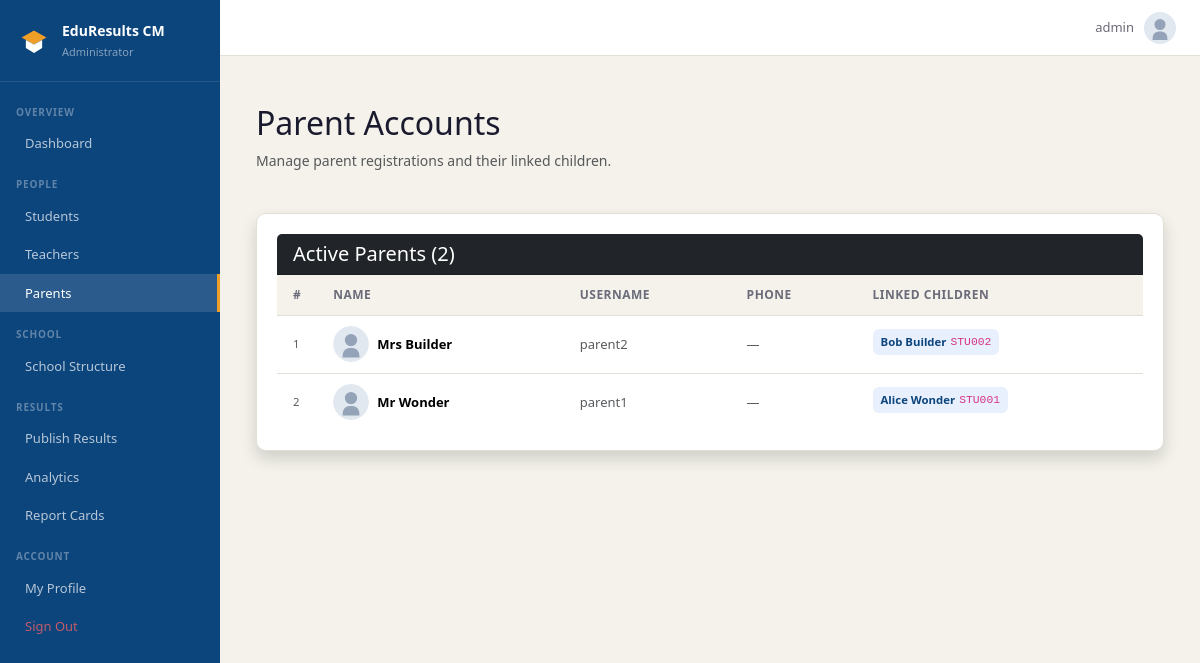
/accounts/manage/parents/ (signed in), run on the app's committed database.
### accounts/models.py (models this page shows, shortened)
class User(AbstractUser):
    ROLE_CHOICES = [
        ('admin',   'Administrator'),
        ('teacher', 'Teacher'),
        ('student', 'Student'),
        ('parent',  'Parent'),
    ]
    role = models.CharField(max_length=10, choices=ROLE_CHOICES, default='student')
    def is_admin(self):   return self.role == 'admin'

class Parent(models.Model):
    user         = models.OneToOneField(User, on_delete=models.CASCADE,
                                        related_name='parent_profile')
    phone_number = models.CharField(max_length=20, blank=True)
    students     = models.ManyToManyField(Student, related_name='parents', blank=True)

class Student(models.Model):
    user       = models.OneToOneField(User, on_delete=models.CASCADE,
                                      related_name='student_profile')
    matricule  = models.CharField(max_length=20, unique=True)
    date_of_birth = models.DateField(null=True, blank=True)
    photo      = models.ImageField(upload_to=student_photo_upload_to, null=True, blank=True)

### accounts/views.py (the view)
# urls.py: path('manage/parents/',  views.manage_parents,  name='manage_parents'),
@login_required
@role_required('admin')
def manage_parents(request):
    pending = User.objects.filter(role='parent', is_active=False).prefetch_related(
        'parent_profile__students__user'
    ).order_by('date_joined')
    active = User.objects.filter(role='parent', is_active=True).prefetch_related(
        'parent_profile__students__user'
    ).order_by('last_name', 'first_name')
    return render(request, 'accounts/manage/parents.html', {
        'pending_parents': pending,
        'active_parents': active,
    })

### templates/accounts/manage/parents.html (shortened to what this page needs)
{% extends 'base.html' %}
{% load static %}
{% block nav_parents %}active{% endblock %}
{% block content %}
<div class="container mt-4">
    <div class="row mb-4 align-items-center">
        <div class="col">
            <h2>Parent Accounts</h2>
            <p class="text-muted">Manage parent registrations and their linked children.</p>
        </div>
    </div>
    <div class="card shadow">
        <div class="card-header bg-dark text-white d-flex justify-content-between align-items-center">
            <h5 class="mb-0"> Active Parents ({{ active_parents|length }})</h5>
        </div>
        <div class="card-body p-0">
            <div class="table-responsive">
                <table class="table table-hover mb-0 align-middle">
                    <thead class="table-light">
                        <tr>
                            <th style="width:40px;">#</th>
                            <th>Name</th>
                            <th>Username</th>
                            <th>Phone</th>
                            <th>Linked Children</th>
                        </tr>
                    </thead>
                    <tbody>
                        {% for parent_user in active_parents %}
                        <tr>
                            <td class="text-muted small">{{ forloop.counter }}</td>
                            <td>
                                <div class="d-flex align-items-center gap-2">
                                    <img src="{% static 'img/default-avatar.svg' %}" alt="Avatar" class="rounded-circle flex-shrink-0" style="width:36px;height:36px;object-fit:cover;">
                                    <span class="fw-bold">{{ parent_user.get_full_name|default:parent_user.username }}</span>
                                </div>
                            </td>
                            <td class="text-muted">{{ parent_user.username }}</td>
                            <td class="text-muted">{{ parent_user.parent_profile.phone_number|default:"—" }}</td>
                            <td>
                                {% for child in parent_user.parent_profile.students.all %}
                                    <div class="d-inline-flex align-items-center gap-1 me-2 mb-1 rounded px-2 py-1" style="background:#e8f0fe;">
                                        <span class="fw-semibold small" style="color:#0C447C;">{{ child.user.get_full_name }}</span>
                                        <code class="small">{{ child.matricule }}</code>
                                    </div>
                                {% empty %}
                                    <span class="text-muted small">No children linked</span>
                                {% endfor %}
                            </td>
                        </tr>
                        {% empty %}
                        <tr>
                            <td colspan="5" class="text-center py-5 text-muted">No active parent accounts yet.</td>
                        </tr>
                        {% endfor %}
                    </tbody>
                </table>
            </div>
        </div>
    </div>
</div>
{% endblock %}

### templates/base.html (shortened to what this page needs)
{% load static %}
<!DOCTYPE html>
<html lang="en">
<head>
  <link href="https://cdn.jsdelivr.net/npm/bootstrap@5.3.3/dist/css/bootstrap.min.css" rel="stylesheet">
  <link href="https://cdn.jsdelivr.net/npm/@tabler/icons-webfont@latest/dist/tabler-icons.min.css" rel="stylesheet">
  <link href="{% static 'css/main.css' %}" rel="stylesheet">
</head>
<body>
{% if user.is_authenticated %}
<div class="app-layout">
  <aside class="sidebar" id="sidebar">
    <a href="{% url 'accounts:dashboard' %}" class="sidebar-logo" style="text-decoration: none;">
      <div class="sidebar-logo-icon" style="background: transparent;">
        <img src="{% static 'img/favicon.svg' %}" alt="Logo" style="width: 36px; height: 36px;">
      </div>
      <div>
        <div class="sidebar-app-name text-white">EduResults CM</div>
        <div class="sidebar-role">
          {% if user.is_admin %}Administrator
          {% elif user.is_teacher %}Teacher Portal
          {% elif user.is_student %}Student Portal
          {% elif user.is_parent %}Parent Portal
          {% endif %}
        </div>
      </div>
    </a>
    <nav class="sidebar-nav">
      {% if user.is_admin %}
      <div class="nav-section">Overview</div>
      <a href="{% url 'accounts:dashboard' %}" class="nav-item {% block nav_dashboard %}{% endblock %}">
         Dashboard
      </a>
      <div class="nav-section">People</div>
      <a href="{% url 'accounts:manage_students' %}" class="nav-item {% block nav_students %}{% endblock %}">
         Students
      </a>
      <a href="{% url 'accounts:manage_teachers' %}" class="nav-item {% block nav_teachers %}{% endblock %}">
         Teachers
      </a>
      <a href="{% url 'accounts:manage_parents' %}" class="nav-item {% block nav_parents %}{% endblock %}">
         Parents
      </a>
      <div class="nav-section">School</div>
      <a href="{% url 'school:structure' %}" class="nav-item {% block nav_structure %}{% endblock %}">
         School Structure
      </a>
      <div class="nav-section">Results</div>
      <a href="{% url 'school:publish_sequence' %}" class="nav-item {% block nav_marks %}{% endblock %}">
         Publish Results
      </a>
      <a href="{% url 'reports:analytics' %}" class="nav-item {% block nav_analytics %}{% endblock %}">
         Analytics
      </a>
      <a href="{% url 'reports:admin_hub' %}" class="nav-item {% block nav_reports %}{% endblock %}">
         Report Cards
      </a>
      {% endif %}
      <div class="nav-section">Account</div>
      <a href="{% url 'accounts:password_change' %}" class="nav-item {% block nav_profile %}{% endblock %}">
         My Profile
      </a>
      <a href="{% url 'accounts:logout' %}" class="nav-item nav-item-danger">
         Sign Out
      </a>
    </nav>
  </aside>
  <div class="main-wrapper">
    <header class="topbar">
      <a href="{% url 'accounts:password_change' %}" class="topbar-user text-decoration-none text-dark">
        <span class="topbar-name">{{ user.get_full_name|default:user.username }}</span>
        <img class="topbar-avatar" src="{% static 'img/default-avatar.svg' %}" alt="Avatar">
      </a>
    </header>
    <main class="main-content">
      {% block content %}{% endblock %}
    </main>
  </div>
</div>
{% else %}
  {% block auth_content %}{% endblock %}
{% endif %}
</body>
</html>

### static/css/main.css (style rules this page uses)
:root { --navy: #0C447C; --navy-mid: #378ADD; --navy-light: #E6F1FB; --amber: #BA7517; --amber-mid: #EF9F27; --amber-light:#FAEEDA; --teal: #0F6E56; --teal-light: #E1F5EE; --red: #A32D2D; --red-light: #FCEBEB; --surface: #F4F2EB; --border: #E2DFD6; --text: #1A1A2E; --text-muted: #6B6B7A; --white: #FFFFFF; --sidebar-w: 220px; }
*, *::before, *::after { box-sizing: border-box; margin: 0; padding: 0; }
body { font-family: 'Segoe UI', Arial, sans-serif; background: var(--surface); color: var(--text); font-size: 14px; line-height: 1.6; }
a { color: var(--navy-mid); text-decoration: none; }
.app-layout { display: flex; min-height: 100vh; overflow-x: hidden; }
.sidebar { width: var(--sidebar-w); background: var(--navy); display: flex; flex-direction: column; flex-shrink: 0; position: fixed; top: 0; left: 0; height: 100vh; overflow-y: auto; z-index: 100; transition: transform .25s ease; }
.sidebar-logo { display: flex; align-items: center; gap: 10px; padding: 1.25rem 1rem; border-bottom: 1px solid rgba(255,255,255,.1); }
.sidebar-logo-icon { width: 36px; height: 36px; background: rgba(255,255,255,.15); border-radius: 8px; display: flex; align-items: center; justify-content: center; font-size: 18px; color: #fff; flex-shrink: 0; }
.sidebar-app-name { font-size: 14px; font-weight: 600; color: #fff; }
.sidebar-role { font-size: 11px; color: rgba(255,255,255,.5); margin-top: 1px; }
.sidebar-nav { padding: .5rem 0 1rem; flex: 1; }
.nav-section { font-size: 10px; font-weight: 600; color: rgba(255,255,255,.35); text-transform: uppercase; letter-spacing: .08em; padding: .85rem 1rem .3rem; }
.nav-item { display: flex; align-items: center; gap: 9px; padding: .55rem 1rem; font-size: 13px; color: rgba(255,255,255,.7); transition: all .15s; border-right: 3px solid transparent; }
.nav-item.active { background: rgba(255,255,255,.12); color: #fff; border-right-color: var(--amber-mid); }
.nav-item-danger { color: rgba(255,100,100,.75) !important; }
.main-wrapper { margin-left: var(--sidebar-w); flex: 1; display: flex; flex-direction: column; min-height: 100vh; }
.topbar { height: 56px; background: var(--white); border-bottom: 1px solid var(--border); display: flex; align-items: center; padding: 0 1.5rem; gap: 1rem; position: sticky; top: 0; z-index: 50; }
.topbar-user { display: flex; align-items: center; gap: 10px; }
.topbar-name { font-size: 13px; color: var(--text-muted); }
.topbar-avatar { width: 32px; height: 32px; background: var(--navy-light); color: var(--navy); border-radius: 50%; display: flex; align-items: center; justify-content: center; font-size: 12px; font-weight: 700; }
.main-content { padding: 1.5rem; flex: 1; }
.card { background: var(--white); border: 1px solid var(--border); border-radius: 10px; padding: 1.25rem; margin-bottom: 1rem; }
.table { margin: 0; font-size: 13px; }
.table thead th { background: var(--surface); border-bottom: 1px solid var(--border); font-weight: 600; font-size: 12px; color: var(--text-muted); text-transform: uppercase; letter-spacing: .04em; padding: .65rem 1rem; }
.table tbody td { padding: .65rem 1rem; border-bottom: 1px solid var(--border); vertical-align: middle; }
.table tbody tr:last-child td { border-bottom: none; }

### data on the page
User: get_full_name "admin"
User: get_full_name "Mrs Builder", username "parent2", parent_profile.phone_number "—"
Student: user.get_full_name "Bob Builder", matricule "STU002"
User: get_full_name "Mr Wonder", username "parent1", parent_profile.phone_number "—"
Student: user.get_full_name "Alice Wonder", matricule "STU001"

### other printed values
{{ active_parents|length }} "2"
